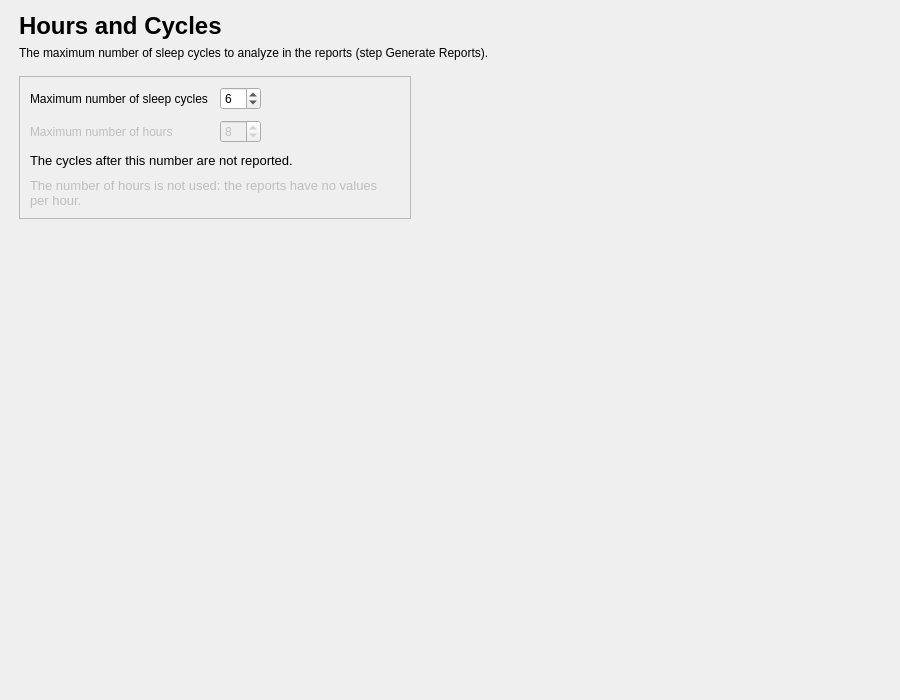
<?xml version="1.0" encoding="UTF-8"?>
<ui version="4.0">
 <class>HoursCyclesStep</class>
 <widget class="QWidget" name="HoursCyclesStep">
  <property name="geometry">
   <rect>
    <x>0</x>
    <y>0</y>
    <width>900</width>
    <height>700</height>
   </rect>
  </property>
  <property name="windowTitle">
   <string />
  </property>
  <layout class="QVBoxLayout" name="verticalLayout">
   <property name="leftMargin">
    <number>19</number>
   </property>
   <property name="topMargin">
    <number>12</number>
   </property>
   <property name="rightMargin">
    <number>19</number>
   </property>
   <property name="bottomMargin">
    <number>12</number>
   </property>
   <item>
    <layout class="QHBoxLayout" name="content_row" stretch="1,0">
     <property name="leftMargin">
      <number>0</number>
     </property>
     <property name="topMargin">
      <number>0</number>
     </property>
     <property name="rightMargin">
      <number>0</number>
     </property>
     <property name="bottomMargin">
      <number>0</number>
     </property>
     <item>
      <widget class="QWidget" name="content_widget" native="true">
       <property name="maximumSize">
        <size>
         <width>800</width>
         <height>16777215</height>
        </size>
       </property>
       <layout class="QVBoxLayout" name="content_layout">
        <property name="spacing">
         <number>16</number>
        </property>
        <property name="leftMargin">
         <number>0</number>
        </property>
        <property name="topMargin">
         <number>0</number>
        </property>
        <property name="rightMargin">
         <number>0</number>
        </property>
        <property name="bottomMargin">
         <number>0</number>
        </property>
        <item>
         <layout class="QVBoxLayout" name="header_layout">
          <property name="spacing">
           <number>6</number>
          </property>
          <item>
           <widget class="QLabel" name="title_label">
            <property name="font">
             <font>
              <pointsize>18</pointsize>
              <bold>true</bold>
             </font>
            </property>
            <property name="text">
             <string>Hours and Cycles</string>
            </property>
           </widget>
          </item>
          <item>
           <widget class="QLabel" name="subtitle_label">
            <property name="text">
             <string>The maximum number of sleep cycles to analyze in the reports (step Generate Reports).</string>
            </property>
            <property name="wordWrap">
             <bool>true</bool>
            </property>
            <property name="variant" stdset="0">
             <string notr="true">help</string>
            </property>
           </widget>
          </item>
         </layout>
        </item>
        <item>
         <layout class="QHBoxLayout" name="limits_row" stretch="1,0,1">
          <property name="spacing">
           <number>16</number>
          </property>
          <item>
           <widget class="QFrame" name="limits_card">
            <property name="frameShape">
             <enum>QFrame::Shape::StyledPanel</enum>
            </property>
            <property name="frameShadow">
             <enum>QFrame::Shadow::Raised</enum>
            </property>
            <layout class="QVBoxLayout" name="limits_card_layout">
             <property name="spacing">
              <number>10</number>
             </property>
             <property name="leftMargin">
              <number>10</number>
             </property>
             <property name="topMargin">
              <number>10</number>
             </property>
             <property name="rightMargin">
              <number>10</number>
             </property>
             <property name="bottomMargin">
              <number>10</number>
             </property>
             <item>
              <layout class="QGridLayout" name="limits_grid">
               <property name="horizontalSpacing">
                <number>12</number>
               </property>
               <property name="verticalSpacing">
                <number>10</number>
               </property>
               <item row="0" column="0">
                <widget class="QLabel" name="label_2">
                 <property name="text">
                  <string>Maximum number of sleep cycles</string>
                 </property>
                </widget>
               </item>
               <item row="0" column="1">
                <widget class="QSpinBox" name="spinBox_cycles">
                 <property name="minimum">
                  <number>1</number>
                 </property>
                 <property name="maximum">
                  <number>12</number>
                 </property>
                 <property name="value">
                  <number>6</number>
                 </property>
                </widget>
               </item>
               <item row="1" column="0">
                <widget class="QLabel" name="label">
                 <property name="text">
                  <string>Maximum number of hours</string>
                 </property>
                 <property name="enabled">
                  <bool>false</bool>
                 </property>
                </widget>
               </item>
               <item row="1" column="1">
                <widget class="QSpinBox" name="spinBox_hours">
                 <property name="enabled">
                  <bool>false</bool>
                 </property>
                 <property name="minimum">
                  <number>1</number>
                 </property>
                 <property name="maximum">
                  <number>48</number>
                 </property>
                 <property name="value">
                  <number>8</number>
                 </property>
                </widget>
               </item>
               <item row="0" column="3">
                <spacer name="limits_grid_spacer">
                 <property name="orientation">
                  <enum>Qt::Orientation::Horizontal</enum>
                 </property>
                 <property name="sizeHint" stdset="0">
                  <size>
                   <width>40</width>
                   <height>20</height>
                  </size>
                 </property>
                </spacer>
               </item>
              </layout>
             </item>
             <item>
              <widget class="QLabel" name="label_4">
               <property name="font">
                <font>
                 <pointsize>10</pointsize>
                </font>
               </property>
               <property name="text">
                <string>The cycles after this number are not reported.</string>
               </property>
               <property name="wordWrap">
                <bool>true</bool>
               </property>
               <property name="variant" stdset="0">
                <string notr="true">help</string>
               </property>
              </widget>
             </item>
             <item>
              <widget class="QLabel" name="label_3">
               <property name="font">
                <font>
                 <pointsize>10</pointsize>
                </font>
               </property>
               <property name="text">
                <string>The number of hours is not used: the reports have no values per hour.</string>
               </property>
               <property name="wordWrap">
                <bool>true</bool>
               </property>
               <property name="variant" stdset="0">
                <string notr="true">help</string>
               </property>
               <property name="enabled">
                <bool>false</bool>
               </property>
              </widget>
             </item>
            </layout>
           </widget>
          </item>
          <item>
           <spacer name="limits_row_gap">
            <property name="orientation">
             <enum>Qt::Orientation::Horizontal</enum>
            </property>
            <property name="sizeType">
             <enum>QSizePolicy::Policy::Fixed</enum>
            </property>
            <property name="sizeHint" stdset="0">
             <size>
              <width>16</width>
              <height>20</height>
             </size>
            </property>
           </spacer>
          </item>
          <item>
           <spacer name="limits_row_spacer">
            <property name="orientation">
             <enum>Qt::Orientation::Horizontal</enum>
            </property>
            <property name="sizeHint" stdset="0">
             <size>
              <width>40</width>
              <height>20</height>
             </size>
            </property>
           </spacer>
          </item>
         </layout>
        </item>
       </layout>
      </widget>
     </item>
     <item>
      <spacer name="content_spacer">
       <property name="orientation">
        <enum>Qt::Orientation::Horizontal</enum>
       </property>
       <property name="sizeHint" stdset="0">
        <size>
         <width>40</width>
         <height>20</height>
        </size>
       </property>
      </spacer>
     </item>
    </layout>
   </item>
   <item>
    <spacer name="verticalSpacer">
     <property name="orientation">
      <enum>Qt::Orientation::Vertical</enum>
     </property>
     <property name="sizeHint" stdset="0">
      <size>
       <width>40</width>
       <height>20</height>
      </size>
     </property>
    </spacer>
   </item>
  </layout>
 </widget>
 <resources>
  <include location="../../../../../snooz-toolbox/src/main/python/ui/themes/themes.qrc" />
 </resources>
 <connections />
</ui>
